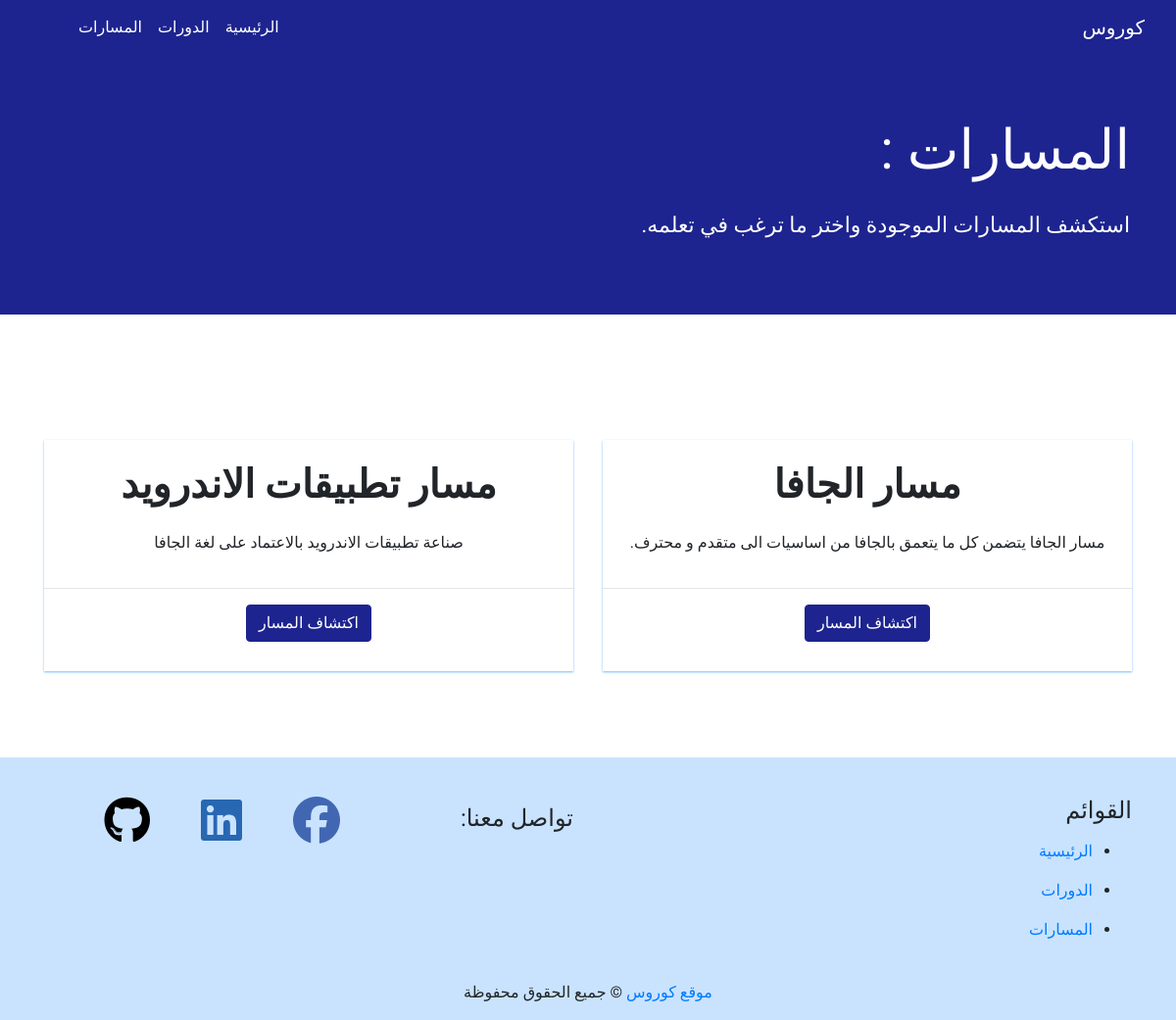
The app's page /paths.php with its own data.
### tables this page shows
CREATE TABLE `navbar_menu` (
  `id` int(10) NOT NULL,
  `name` varchar(255) NOT NULL,
  `rank` int(10) NOT NULL,
  `visible` int(10) NOT NULL,
  `date` timestamp NOT NULL DEFAULT current_timestamp()
);

CREATE TABLE `paths` (
  `id` int(10) NOT NULL,
  `name` varchar(50) NOT NULL,
  `description` text NOT NULL,
  `visible` int(10) NOT NULL
);

### public/paths.php (the view, shortened to what this page needs)
<?php
include_once '../includes/dbconnection.php';
include_once '../includes/layout/header.php';
?>
  </head>
  <body dir="rtl">
  <?php
  include_once '../includes/layout/navbar.php';
  ?>
<div class="jumbotron myjump"  >
    <div class="container text-white">
      <h1 class="display-4">المسارات :</h1>
      <h3 class="pt-4 lead para">استكشف المسارات الموجودة واختر ما ترغب في تعلمه.</h3>
 </div>
  </div>
  <section class="container paths"  >
        <?php
    $query = "SELECT * FROM `paths` WHERE `visible`=1" ;
    $result = mysqli_query($conn,$query);
    if($result && mysqli_num_rows($result) > 0){
        $cards = mysqli_num_rows($result);
        $lines = ceil($cards/3);
        $n=$lines;
       while ($row = mysqli_fetch_assoc($result)) {
           ?>
        <?php if($n==$lines){?><div class="row"><?php }?>
  <div class="col-md-6 col-sm-12" style="padding-top: 16px">
  <div class="path_card  h-100">
  <div class="mycard  ">
    <h2><b><?php echo $row['name'];?></b></h2>
    <p><?php echo $row['description'];?></p>
  </div>
  <hr>
  <div  align="center" class="text-white">
  <a type="button" href="paths.php?path=<?php echo $row['id'];?>" class="btn btn-primary">اكتشاف المسار</a>
  </div>
</div>
  </div>
           <?php
           $lines--;
       }
    }
  ?>
  </section>
  <?php
include_once '../includes/layout/footer.php';
?>

### includes/layout/navbar.php (shortened to what this page needs)
<nav class="navbar  mynavbar navbar-expand-lg navbar-dark  "   >
   <a class="navbar-brand" href="index.php"> كوروس </a>
  <div class=" navbar-collapse pl-lg-5 pl-md-0 collapse  justify-content-end"  id="navbarNavDropdown">
    <ul class="navbar-nav ml-2" >
    <?php
    $query = "SELECT * FROM `navbar_menu` WHERE `visible` = 1";
    $result = mysqli_query($conn, $query);
    if(mysqli_num_rows($result) > 0)
    {
        while($row = mysqli_fetch_assoc($result)){
            $query2 = "SELECT * FROM `pages` WHERE `menu_id` = ".$row['id'];
            $result2 = mysqli_query($conn,$query2);
            if(mysqli_num_rows($result2) > 0){
              echo '<li class="nav-item dropdown "> ';
              echo '<a class="text-white nav-link  dropdown-toggle" href="#" id="navbarDropdownMenuLink" role="button" data-toggle="dropdown" aria-haspopup="true" aria-expanded="false">';
              echo $row['name'] ;
              echo '</a>';
              echo '<div class="dropdown-menu text-right" aria-labelledby="navbarDropdownMenuLink">';
              while($row2 = mysqli_fetch_assoc($result2)){
                  echo '<a class="dropdown-item" href="'.$_SERVER["PHP_SELF"]."?page=".$row2['id'].'">'.$row2['page_name'].'</a>';
              }
              echo '</div>';
            }else {
                echo ' <li class="nav-item active" style="float:left">';
                echo '<a class="nav-link" href="'.$_SERVER["PHP_SELF"]."?menu=".$row['id'].'">'.$row['name'] .'</a>';
                echo '</li>';
            }
        }
    }
    ?>
     </ul>
  </div>
</nav>

### includes/layout/footer.php (shortened to what this page needs)
<div class=" page-footer" >
  <div class="container">
    <div class="row">
      <div class="col-lg-6 col-md-12 col-sm-12">
        <h4 class="text-uppercase"> القوائم</h4>
        <ul>
          <?php
          $query = "SELECT `name`,`id` FROM `navbar_menu` WHERE `visible` = 1";
          $result = mysqli_query($conn, $query);
          if ($result && mysqli_num_rows($result) > 0) {
            while ($row = mysqli_fetch_assoc($result)) {
              $query2 = "SELECT `id` FROM `pages` WHERE `menu_id` = " . $row['id'];
              $result2 = mysqli_query($conn, $query2);
              if ($result2 && mysqli_num_rows($result2) <= 0) {
                echo ' <li class="pt-2 pb-2">';
                echo '<a  href="' . $_SERVER["PHP_SELF"] . "?menu=" . $row['id'] . '">' . $row['name'] . '</a>';
                echo '</li>';
              }
            }
          }
          ?>
        </ul>
      </div>
      <div class="col-lg-2 col-md-4 col-sm-4 pt-lg-2 pt-md-4 py-sm-4 pb-lg-0 p">
      <h4 class="py-lg-0 py-md-0 py-sm-0 py-xs-5"> تواصل معنا:</h4>
      </div>
      <div class="col-lg-4 col-md-8 col-sm-8 py-lg-0 py-sm-3 col-sm-8">
        <a class="fb-ic" href="https:\\www.facebook.com" target="_blank">
          <i class="fab mr-md-5 mr-3  fa-3x fa-facebook"></i>
        </a>
             <a class="lk-ic" href="https://www.linkedin.com/in/mohamed-jedata-582882195/" target="_blank">
          <i class="fab mr-md-5 mr-3 fa-3x fa-linkedin"></i>
        </a>
        <a class="gt-ic" href="https://github.com/mohamed-jedata" target="_blank">
          <i class="fab  mr-md-5 mr-3 fa-3x fa-github"></i>
        </a>
      </div>
    </div>
  </div>
  <div class="footer-copyright text-center py-3">
    <a href="index.php"> موقع كوروس</a>
    © جميع الحقوق محفوظة
  </div>
</div>
</body>
</html>

### includes/layout/css/style.css (style rules this page uses)
body { text-align:right; font-family: 'Tajawal', sans-serif; }
html, body { width: 100%; height: 100%; margin: 0; padding: 0; }
h1 { margin: 0; padding: 0; }
.page-footer { padding-top: 40px; margin-top: 48px; background-color : #007bff36 ; }
.fb-ic i { color:#4267B2; }
.lk-ic i { color: #2867b2; }
.gt-ic i { color:black; }
.paths { padding-top:60px; padding-bottom:60px; }
.path_card { box-shadow: 0 1px 2px 0 #74b9ff; transition: 0.3s; margin-top:20px; padding-top:20px; padding-bottom:10px; }
.mycard h2 { padding-bottom:15px; }
.mycard { padding: 2px 16px; text-align:center; }
.para { font-size:22px; color: #fff; line-height: 1.7; }
.btn-primary { color: #fff; background-color: #1d248f; border-color: #1d248f; }
.myjump { background-color: #1D248F; border-radius:0 0 0 0; }
@media (min-width: 1200px) { .mynavbar { background : #1D248F ; } }
@media (min-width: 1200px) { h1 { font-size: 70px; } }
@media (min-width: 1200px) { h2 { font-size: 40px; } }

### records on screen
navbar_menu: name "الرئيسية"
navbar_menu: name "الدورات"
navbar_menu: name "المسارات"
paths: name "مسار الجافا", description "مسار الجافا يتضمن كل ما يتعمق بالجافا من اساسيات الى متقدم و محترف."
paths: name "مسار تطبيقات الاندرويد", description "صناعة تطبيقات الاندرويد بالاعتماد على لغة الجافا"
